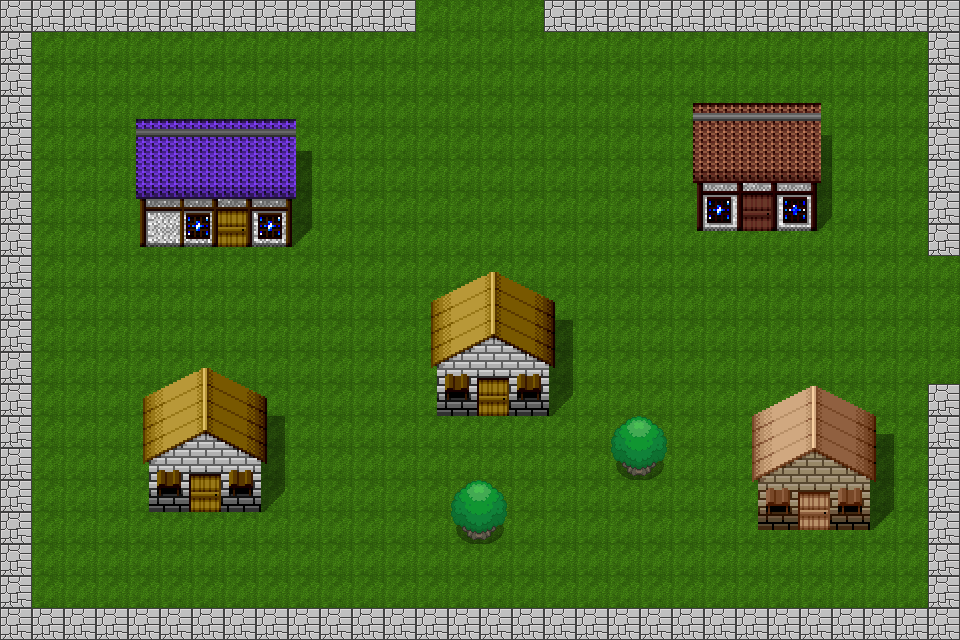

Tiled map render using the project's own tile images. Description and the map definition, with tile-layer contents summarised, below:
An orthogonal 30x20 tile map with 32x32 px tiles, 2 tile layers (foreground, background), 4 tilesets.

<map version="1.0" orientation="orthogonal" width="30" height="20" tilewidth="32" tileheight="32">
 <tileset firstgid="1" name="sheet1" tilewidth="32" tileheight="32">
  <image source="sheet1.png" width="256" height="256" />
 </tileset>
 <tileset firstgid="65" name="Tree2" tilewidth="32" tileheight="32">
  <image source="tilesets/Tree2.png" width="352" height="720" />
 </tileset>
 <tileset firstgid="307" name="lots_of_tiles" tilewidth="32" tileheight="32">
  <image source="tilesets/lots_of_tiles.png" width="480" height="256" />
 </tileset>
 <tileset firstgid="427" name="houses1" tilewidth="32" tileheight="32">
  <image source="tilesets/houses1.png" width="447" height="539" />
 </tileset>
 <layer name="foreground" width="30" height="20">
  <data>[600 cells, 600 non-empty, 1 distinct tile ids]</data>
 </layer>
 <layer name="background" width="30" height="20">
  <data>[600 cells, 226 non-empty, 110 distinct tile ids]</data>
 </layer>
</map>
